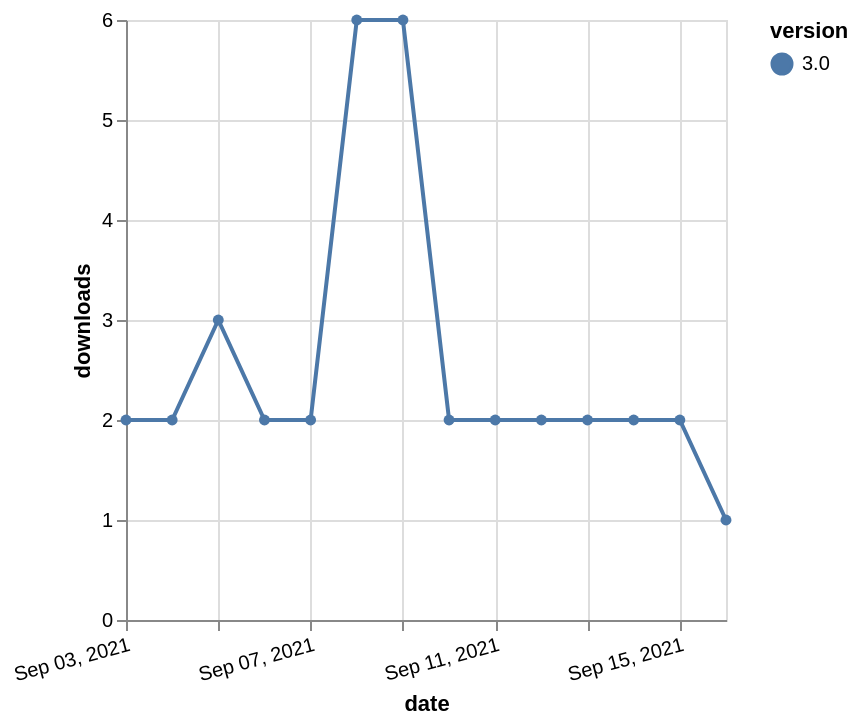

This figure's Vega-Lite source:
### Vega-Lite specification from a JSON file in a GitHub repository (floating-point values rounded to 4 significant figures)
{"$schema": "https://vega.github.io/schema/vega-lite/v5.json", "description": "A simple bar chart with embedded data.", "data": {"values": [{"date": "2021-09-03", "total": 4794, "delta": 2, "version": "3.0"}, {"date": "2021-09-04", "total": 4796, "delta": 2, "version": "3.0"}, {"date": "2021-09-05", "total": 4799, "delta": 3, "version": "3.0"}, {"date": "2021-09-06", "total": 4801, "delta": 2, "version": "3.0"}, {"date": "2021-09-07", "total": 4803, "delta": 2, "version": "3.0"}, {"date": "2021-09-08", "total": 4809, "delta": 6, "version": "3.0"}, {"date": "2021-09-09", "total": 4815, "delta": 6, "version": "3.0"}, {"date": "2021-09-10", "total": 4817, "delta": 2, "version": "3.0"}, {"date": "2021-09-11", "total": 4819, "delta": 2, "version": "3.0"}, {"date": "2021-09-12", "total": 4821, "delta": 2, "version": "3.0"}, {"date": "2021-09-13", "total": 4823, "delta": 2, "version": "3.0"}, {"date": "2021-09-14", "total": 4825, "delta": 2, "version": "3.0"}, {"date": "2021-09-15", "total": 4827, "delta": 2, "version": "3.0"}, {"date": "2021-09-16", "total": 4828, "delta": 1, "version": "3.0"}]}, "width": "container", "mark": {"type": "line", "point": {"filled": true}}, "encoding": {"x": {"field": "date", "type": "temporal", "timeUnit": "yearmonthdate", "title": "date", "axis": {"labelAngle": -15}}, "y": {"field": "delta", "type": "quantitative", "title": "downloads"}, "color": {"field": "version", "type": "nominal"}, "tooltip": {"field": "delta"}}}
